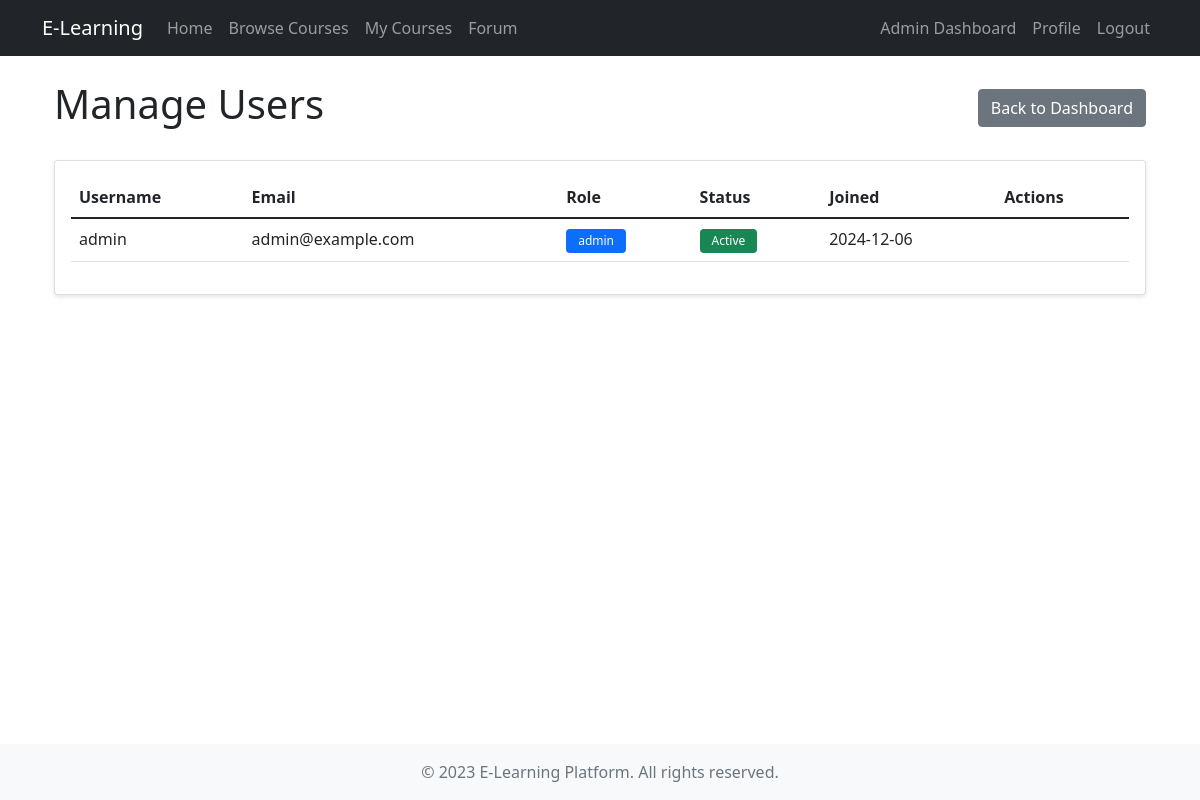
Screenshot of /users (signed in) with the database file from the repository.
### app/models.py (models this page shows, shortened)
class User(UserMixin, db.Model):
    id = db.Column(db.Integer, primary_key=True)
    username = db.Column(db.String(64), unique=True, nullable=False)
    email = db.Column(db.String(120), unique=True, nullable=False)
    password_hash = db.Column(db.String(128))
    role = db.Column(db.String(20), nullable=False, default='student')
    created_at = db.Column(db.DateTime, default=datetime.utcnow)
    is_active = db.Column(db.Boolean, default=True)
    enrolled_courses = db.relationship('Enrollment', back_populates='student')
    created_courses = db.relationship('Course', back_populates='instructor')
    forum_posts = db.relationship('ForumPost', back_populates='author')
    notifications = db.relationship('Notification', back_populates='user')

### app/admin/routes.py (the view)
@bp.route('/users')
@login_required
@admin_required
def users():
    page = request.args.get('page', 1, type=int)
    users = User.query.order_by(User.created_at.desc()).paginate(
        page=page, per_page=20, error_out=False)
    return render_template('admin/users.html',
                         title='Manage Users',
                         users=users)

### app/admin/routes.py (called while the page is built)
def admin_required(f):
    @wraps(f)
    def decorated_function(*args, **kwargs):
        if not current_user.is_authenticated or current_user.role != 'admin':
            flash('You need to be an admin to access this page.', 'danger')
            return redirect(url_for('main.index'))
        return f(*args, **kwargs)
    return decorated_function

### app/models.py (called while the page is built)
@login_manager.user_loader
def load_user(id):
    return User.query.get(int(id))

### app/templates/admin/users.html (shortened to what this page needs)
{% extends "base.html" %}
{% block content %}
<div class="container">
    <div class="d-flex justify-content-between align-items-center mb-4">
        <h1>Manage Users</h1>
        <a href="{{ url_for('admin.dashboard') }}" class="btn btn-secondary">Back to Dashboard</a>
    </div>
    <div class="card">
        <div class="card-body">
            <div class="table-responsive">
                <table class="table table-hover">
                    <thead>
                        <tr>
                            <th>Username</th>
                            <th>Email</th>
                            <th>Role</th>
                            <th>Status</th>
                            <th>Joined</th>
                            <th>Actions</th>
                        </tr>
                    </thead>
                    <tbody>
                        {% for user in users.items %}
                        <tr>
                            <td>{{ user.username }}</td>
                            <td>{{ user.email }}</td>
                            <td>
                                <span class="badge bg-{{ 'primary' if user.role == 'admin' else 'info' if user.role == 'instructor' else 'secondary' }}">
                                    {{ user.role }}
                                </span>
                            </td>
                            <td>
                                <span class="badge bg-{{ 'success' if user.is_active else 'danger' }}">
                                    {{ 'Active' if user.is_active else 'Inactive' }}
                                </span>
                            </td>
                            <td>{{ user.created_at.strftime('%Y-%m-%d') }}</td>
                            <td>
                            </td>
                        </tr>
                        {% endfor %}
                    </tbody>
                </table>
            </div>
        </div>
    </div>
</div>
{% endblock %}

### app/static/css/style.css (style rules this page uses)
body { min-height: 100vh; display: flex; flex-direction: column; }
.card { transition: transform 0.2s ease-in-out; box-shadow: 0 2px 4px rgba(0,0,0,0.1); }
.badge { padding: 0.5em 1em; font-weight: 500; }

### rows the page displays
User: username "admin", email "admin@example.com", role "admin", is_active "Active", created_at "2024-12-06"
